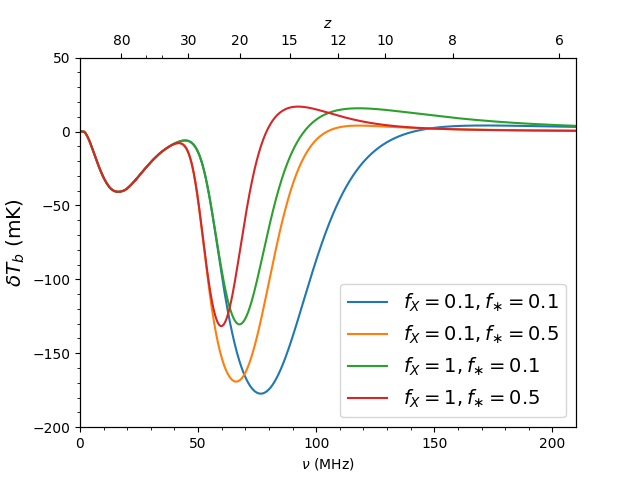

Write Python code to recreate this figure.
import ares
import matplotlib.pyplot as pl
ax = None
for i, fX in enumerate([0.1, 1.]):
    for j, fstar in enumerate([0.1, 0.5]):
        sim = ares.simulations.Global21cm(fX=fX, fstar=fstar,
            verbose=False, progress_bar=False)
        sim.run()


        # Plot the global signal
        ax, zax = sim.GlobalSignature(ax=ax, fig=3, z_ax=i==j==0,
            label=r'$f_X=%.2g, f_{\ast}=%.2g$' % (fX, fstar))


ax.legend(loc='lower right', fontsize=14)
pl.savefig('two_param.png')
